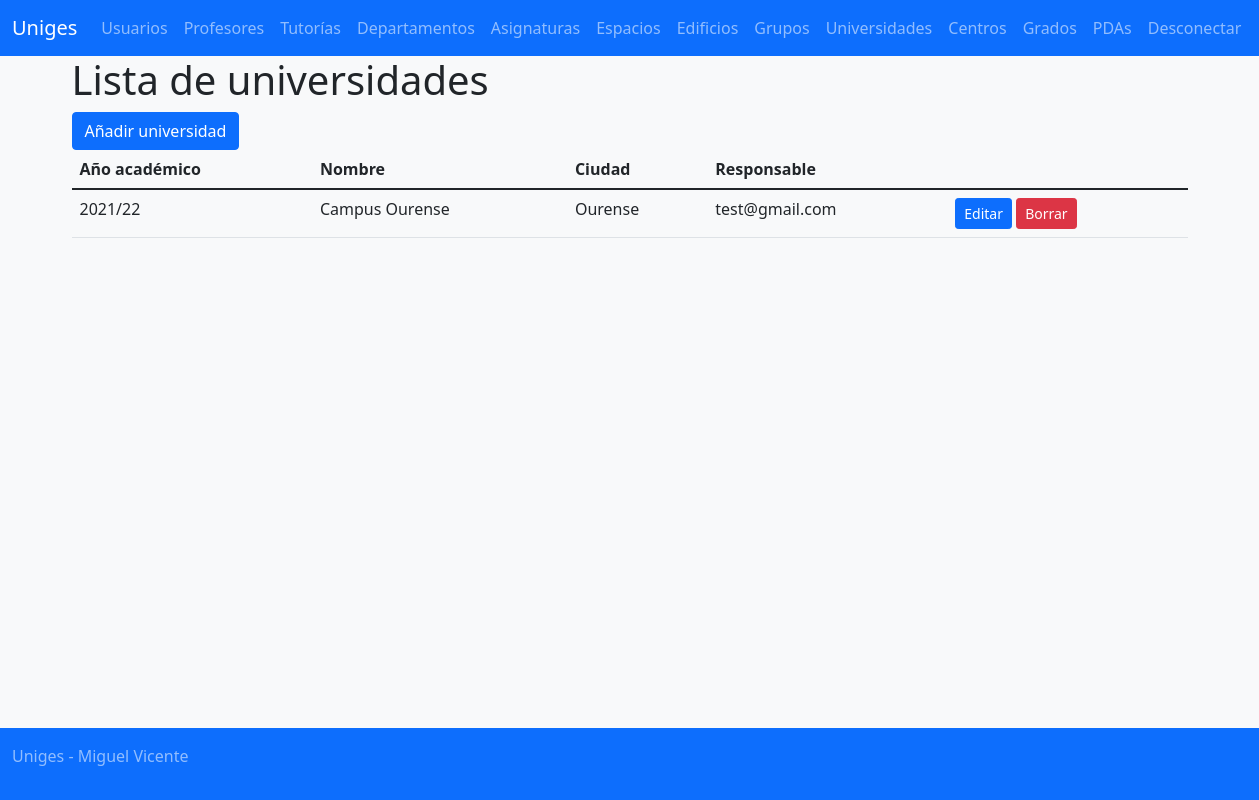
/?controller=college&action=list (signed in), run on the app's committed database.
### tables this page shows
create table college (
	id int not null auto_increment primary key,
	academicyear_id int not null,
	name varchar(255),
	city varchar(255),
	supervisor int not null,
	deleted tinyint(1) not null default 0);

create table `academicyear` (
	id int not null auto_increment primary key,
	name varchar(10) not null,
	deleted tinyint(1) not null default 0);

create table user (
       id int not null auto_increment primary key,
	dni varchar(9) not null,
	name varchar(255) not null,
	surname varchar(255) not null,
	email varchar(255),
	password varchar(128),
	deleted tinyint(1) not null default 0);

### controladores/CollegeController.php (called while the page is built, shortened)
<?php
include_once 'modelos/CollegeModel.php';
include_once 'modelos/AcademicYearModel.php';
include_once 'modelos/ProfessorModel.php';
include_once 'modelos/UserModel.php';
class CollegeController {
    function list() {
        $colleges = CollegeModel::findAll();
        foreach($colleges as &$c) {
            $c->academicyear = AcademicYearModel::findById($c->academicyear_id);
            $c->supervisor_obj = ProfessorModel::findById($c->supervisor);
            $c->supervisor_obj->user = UserModel::findById($c->supervisor_obj->user_id);
        }
    }
}
?>

### modelos/CollegeModel.php (called while the page is built, shortened)
<?php
class CollegeModel {
    static public function findAll() {
        $conn = Connection::getConnection();
        $stat = $conn->prepare("SELECT * FROM college WHERE deleted = 0");
        $stat->execute();
        $result = $stat->get_result();
        $value = array ();
        while($fila = $result->fetch_object("CollegeModel")) {
            array_push($value, $fila);
        }
        return $value;
    }
}
?>

### modelos/AcademicYearModel.php (called while the page is built, shortened)
<?php
class AcademicYearModel {
	public static function findById($id) {
		$conn = Connection::getConnection();
		$stat = $conn->prepare("SELECT * FROM academicyear WHERE id = ? AND deleted = 0");
		$stat->bind_param("i", $id);
		$stat->execute();
		$result = $stat->get_result();
		return $result->fetch_object("AcademicYearModel");
	}
}
?>

### modelos/ProfessorModel.php (called while the page is built, shortened)
<?php
class ProfessorModel {
	private static function readFromAssoc($fila) {
	    	$res = new ProfessorModel();
		$res->id = $fila["id"];
		$res->academicyear_id = $fila["academicyear_id"];
		$res->department_id = $fila["department_id"];
		$res->dedication = $fila["dedication"];
		$res->deleted = $fila["deleted"];
		$res->user_id = $fila["user_id"];
		return $res;
	}
    public static function findById($id) {
	$conn = Connection::getConnection();
	$stat = $conn->prepare("SELECT * FROM professor WHERE id = ? AND deleted = 0");
	$stat->bind_param("i", $id);
	$stat->execute();
	$result = $stat->get_result();
    	$fila = $result->fetch_assoc();
	$return = ProfessorModel::readFromAssoc($fila);
	return $return;
    }
}
?>

### modelos/UserModel.php (called while the page is built, shortened)
<?php
class UserModel {
	static private function readFromAssoc($user_data) {
		$result_user = new UserModel();
		$result_user->id = $user_data["id"];
		$result_user->dni = $user_data["dni"];
		$result_user->name = $user_data["name"];
		$result_user->surname = $user_data["surname"];
		$result_user->email = $user_data["email"];
		$result_user->password = $user_data["password"];
		$result_user->deleted = $user_data["deleted"];
		return $result_user;
	}
	static function findById($id) {
		$conn = Connection::getConnection();
		$stat = $conn->prepare("SELECT * FROM user WHERE id = ? AND deleted = 0");
		$stat->bind_param("i", $id);
		$stat->execute();
		$result = $stat->get_result();
		$user_data = $result->fetch_assoc();
		$result_user = UserModel::readFromAssoc($user_data);
		return $result_user;
	}
}
?>

### vistas/college/list.php (the view, shortened to what this page needs)
<h1><?= $strings["college_list_title"] ?></h1>
<?php if(has_permission("college", "add")) { ?>
<a class="btn btn-primary" href="/?controller=college&action=add"><?= $strings["college_add"] ?></a>
<?php } ?>
<table class="table">
    <thead>
        <th scope="col"><?= $strings["college_ay"] ?></th>
        <th scope="col"><?= $strings["college_name"] ?></th>
        <th scope="col"><?= $strings["college_city"] ?></th>
        <th scope="col"><?= $strings["college_supervisor"] ?></th>
    </thead>
<?php foreach($data as $c) { ?>
    <tr>
        <td><?= $c->academicyear->name ?></td>
        <td><?= $c->name ?></td>
        <td><?= $c->city ?></td>
        <td><?= $c->supervisor_obj->user->email ?></td>
        <td>
<?php if(has_permission("college", "edit")) { ?>
<a class="btn btn-primary btn-sm"
			href="/?controller=college&action=edit&id=<?= $c->id ?>">
			<?= $strings["college_edit"] ?>
			</a>
<?php } ?>
<?php if(has_permission("college", "delete")) { ?>
			<form style="display: inline"
				action="/?controller=college&action=delete" method="POST">
			<input type="submit" value="<?= $strings["college_delete"] ?>" class="btn btn-danger btn-sm" />
			</form>
<?php } ?>
		</td>
    </tr>
<?php } ?>
</table>

### data on the page
college: academicyear.name "2021/22", name "Campus Ourense", city "Ourense"
user: email "test@gmail.com"

### other printed values
$strings["app_title"] "Uniges"
$strings["navbar_user"] "Usuarios"
$strings["navbar_professor"] "Profesores"
$strings["navbar_tutoria"] "Tutorías"
$strings["navbar_department"] "Departamentos"
$strings["navbar_subject"] "Asignaturas"
$strings["navbar_space"] "Espacios"
$strings["navbar_building"] "Edificios"
$strings["navbar_group"] "Grupos"
$strings["navbar_college"] "Universidades"
$strings["navbar_centre"] "Centros"
$strings["navbar_degree"] "Grados"
$strings["navbar_pda"] "PDAs"
$strings["logout"] "Desconectar"
$strings["college_list_title"] "Lista de universidades"
